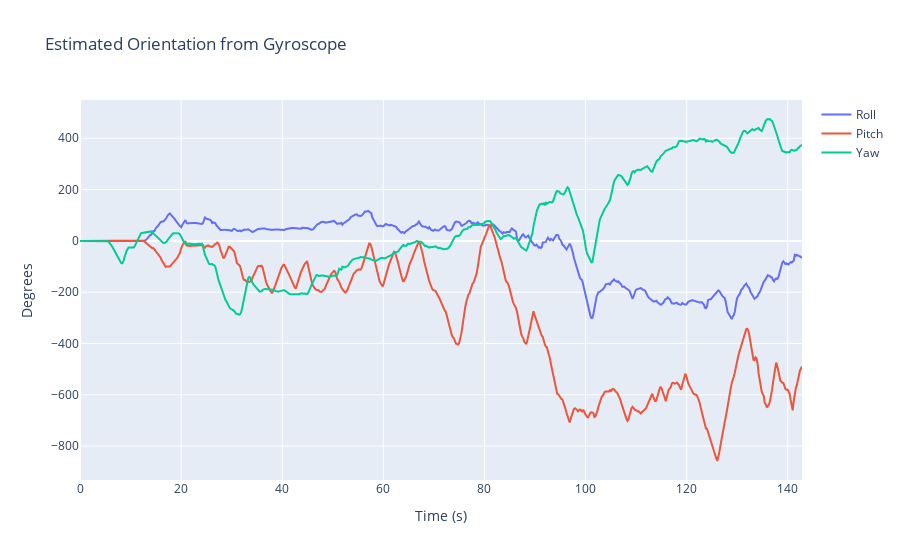

The notebook cell this image was saved under:
### Code cell
#integrated gyro to estimate orientation
df['dt'] = df['time_sec'].diff().fillna(0)
df['roll_deg'] = (df['gx_dps_corrected'] * df['dt']).cumsum()
df['pitch_deg'] = (df['gy_dps_corrected'] * df['dt']).cumsum()
df['yaw_deg'] = (df['gz_dps_corrected'] * df['dt']).cumsum()
# plot estimated orientation
fig = go.Figure()
fig.add_trace(go.Scatter(x=df['time_sec'], y=df['roll_deg'], name       ='Roll'))
fig.add_trace(go.Scatter(x=df['time_sec'], y=df['pitch_deg'], name      ='Pitch'))
fig.add_trace(go.Scatter(x=df['time_sec'], y=df['yaw_deg'], name        ='Yaw'))
fig.update_layout(title='Estimated Orientation from Gyroscope', xaxis_title='Time (s)', yaxis_title='Degrees')
fig.show()

### Figure 1 — Plotly figure (JSON) as saved in the notebook; plotly's stock layout.template omitted (floating-point values rounded to 4 significant figures; data arrays with more than 128 entries replaced by an {"elided": "..."} marker saying what was removed)
{"data": [{"name": "Roll", "type": "scatter", "x": {"elided": "700 float values"}, "y": {"elided": "700 float values"}}, {"name": "Pitch", "type": "scatter", "x": {"elided": "700 float values"}, "y": {"elided": "700 float values"}}, {"name": "Yaw", "type": "scatter", "x": {"elided": "700 float values"}, "y": {"elided": "700 float values"}}], "layout": {"title": {"text": "Estimated Orientation from Gyroscope"}, "xaxis": {"title": {"text": "Time (s)"}}, "yaxis": {"title": {"text": "Degrees"}}}}
